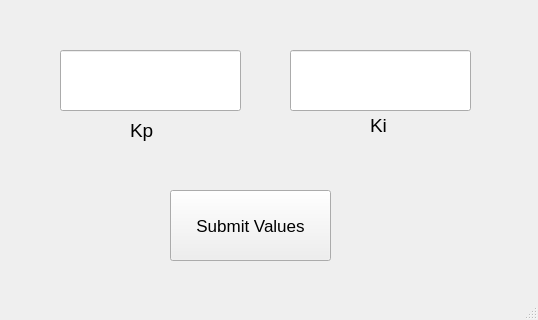
<?xml version="1.0" encoding="UTF-8"?>
<ui version="4.0">
 <class>Engineer</class>
 <widget class="QMainWindow" name="Engineer">
  <property name="geometry">
   <rect>
    <x>0</x>
    <y>0</y>
    <width>538</width>
    <height>320</height>
   </rect>
  </property>
  <property name="windowTitle">
   <string>MainWindow</string>
  </property>
  <widget class="QWidget" name="centralwidget">
   <widget class="QLineEdit" name="KpBox">
    <property name="geometry">
     <rect>
      <x>60</x>
      <y>50</y>
      <width>181</width>
      <height>61</height>
     </rect>
    </property>
    <property name="font">
     <font>
      <pointsize>14</pointsize>
     </font>
    </property>
    <property name="text">
     <string/>
    </property>
   </widget>
   <widget class="QLineEdit" name="KiBox">
    <property name="geometry">
     <rect>
      <x>290</x>
      <y>50</y>
      <width>181</width>
      <height>61</height>
     </rect>
    </property>
    <property name="font">
     <font>
      <pointsize>14</pointsize>
     </font>
    </property>
   </widget>
   <widget class="QLabel" name="label_2">
    <property name="geometry">
     <rect>
      <x>370</x>
      <y>110</y>
      <width>71</width>
      <height>31</height>
     </rect>
    </property>
    <property name="font">
     <font>
      <pointsize>14</pointsize>
     </font>
    </property>
    <property name="text">
     <string>Ki</string>
    </property>
   </widget>
   <widget class="QLabel" name="label">
    <property name="geometry">
     <rect>
      <x>130</x>
      <y>110</y>
      <width>91</width>
      <height>41</height>
     </rect>
    </property>
    <property name="font">
     <font>
      <pointsize>14</pointsize>
     </font>
    </property>
    <property name="text">
     <string>Kp</string>
    </property>
   </widget>
   <widget class="QPushButton" name="SubmitButton">
    <property name="geometry">
     <rect>
      <x>170</x>
      <y>190</y>
      <width>161</width>
      <height>71</height>
     </rect>
    </property>
    <property name="font">
     <font>
      <pointsize>13</pointsize>
     </font>
    </property>
    <property name="text">
     <string>Submit Values</string>
    </property>
   </widget>
  </widget>
  <widget class="QStatusBar" name="statusbar"/>
 </widget>
 <resources/>
 <connections/>
</ui>
